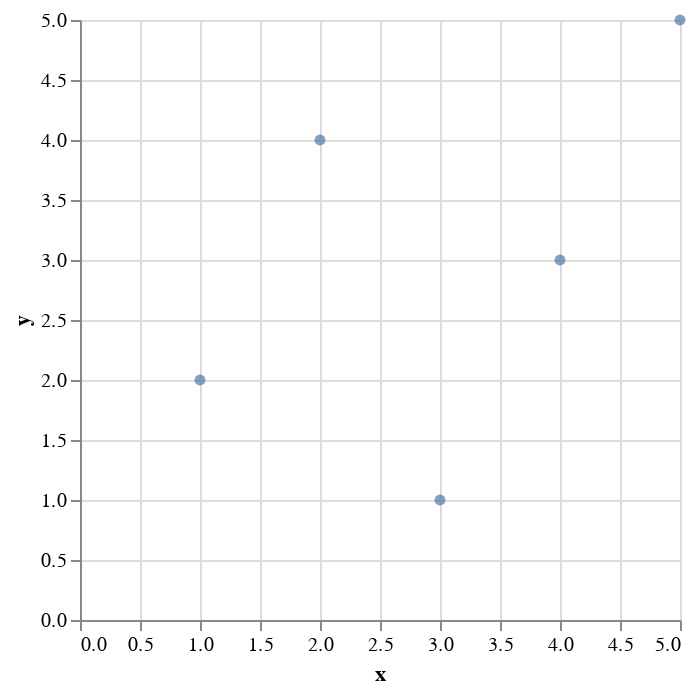

The notebook cell saved with this chart:
### Code cell
from IPython.display import display

# Create the Altair chart
chart = alt.Chart(data).mark_circle().encode(
    x='x',
    y='y'
)

# Display the chart
display(chart)

### Figure 1 — Vega-Lite specification as saved in the notebook (floating-point values rounded to 4 significant figures)
{"config": {"view": {"continuousWidth": 300, "continuousHeight": 300}}, "data": {"name": "data-72663ef66253fa09b9b8ac5c89aa9f3d"}, "mark": {"type": "circle"}, "encoding": {"x": {"field": "x", "type": "quantitative"}, "y": {"field": "y", "type": "quantitative"}}, "$schema": "https://vega.github.io/schema/vega-lite/v5.8.0.json", "datasets": {"data-72663ef66253fa09b9b8ac5c89aa9f3d": [{"x": 1, "y": 2}, {"x": 2, "y": 4}, {"x": 3, "y": 1}, {"x": 4, "y": 3}, {"x": 5, "y": 5}]}}
